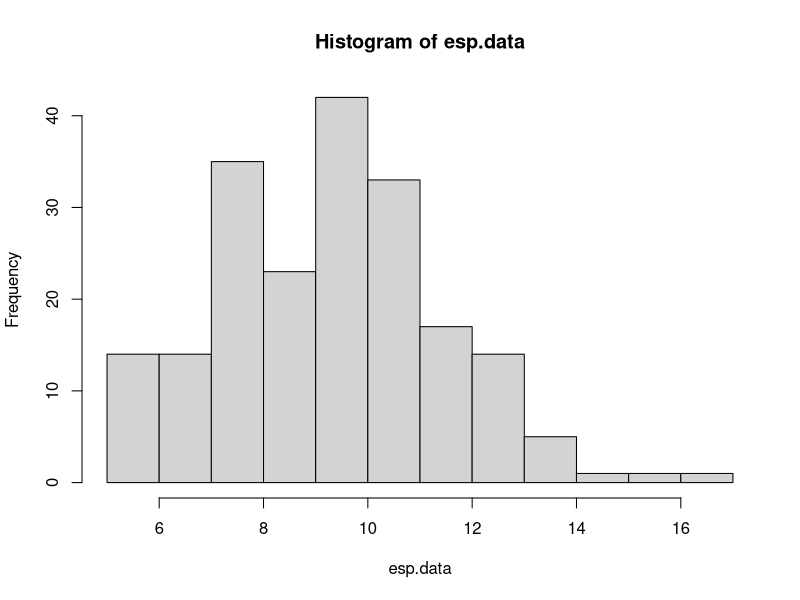
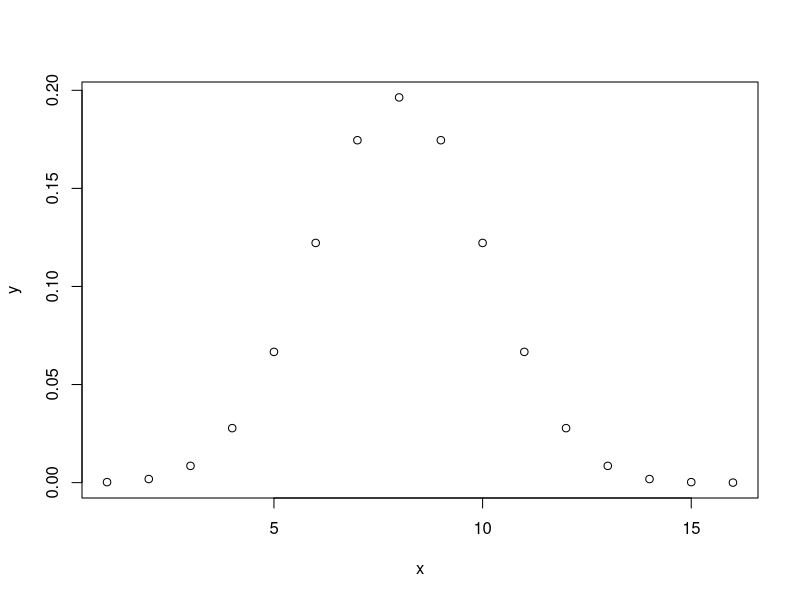
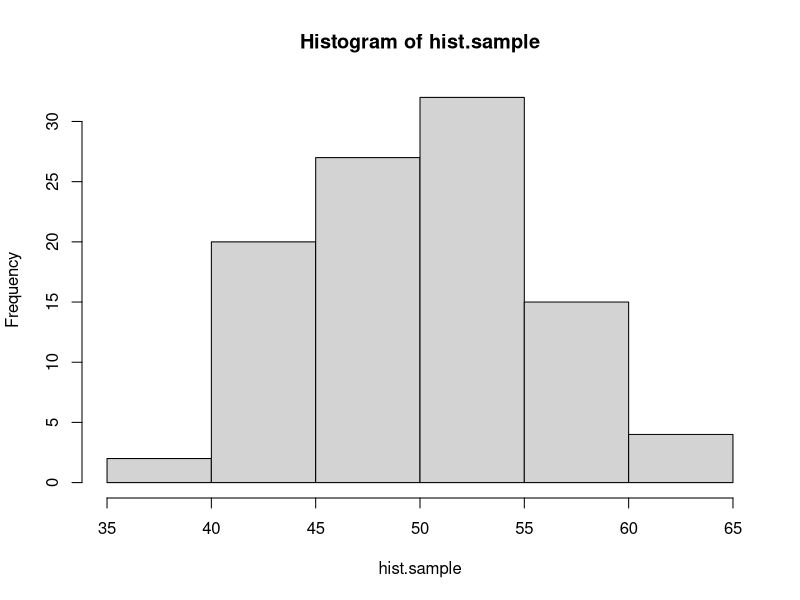
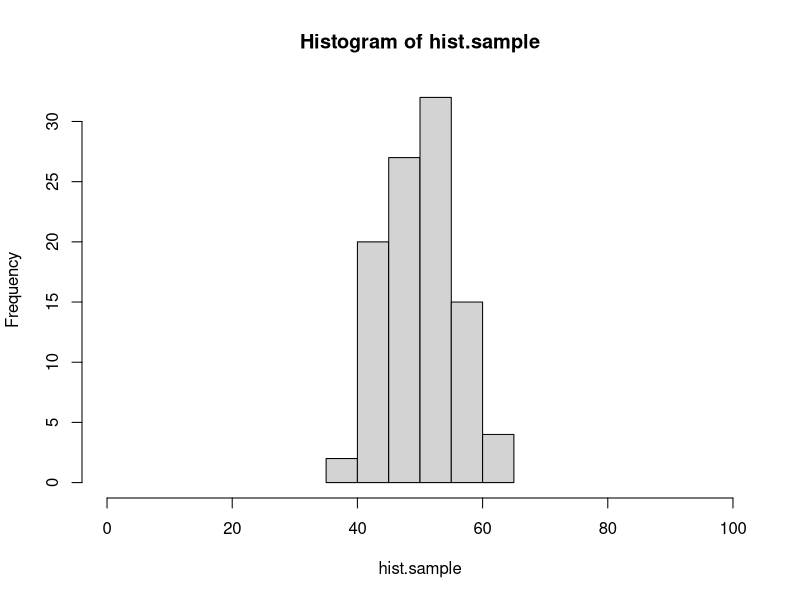

Source code (R) for these figures, in order: (Note: this script raises an error after producing the figures.)
#### practice with probability distributions ####

# calculating the likelihood requires understanding how to work
# with probability distributions. let's start with the binomial
# distribution.

# the binomial distribution describes the number of "success" in
# some number of "trials" given some probability of success. it 
# is the "coin flipping" distribution. 

# in R, we can draw a sample from a binomial distribution with rbinom()
# this isn't the first time you've seen rbinom, but here it is again, 
# with the parameters spelled out. you can try changing these to explore
# how the function works.

number.of.samples <- 2
number.of.trials.per.sample <- 10
probability.of.success <- 0.7

rbinom(number.of.samples, number.of.trials.per.sample, probability.of.success)

# below, use rbinom to create sample data for the following scenario.
# an experiment tests whether subjects have ESP. 100 subjects are each given
# the opportunity to predict whether a randomly generated number is odd or even.
# each subject makes 20 guesses.
# of course, ESP doesn't exist, so the probability of a successful guess is 0.50.
# store the result in a vector called esp.data
number.of.samples <- 2
number.of.trials.per.sample <- 20
probability.of.success <- 0.5

esp.data <-replicate(100,rbinom(number.of.samples, number.of.trials.per.sample, probability.of.success))# answer needed here.

# a quick way to visualize a distribution is with the hist() function:
hist(esp.data)

# what if we want to know the probability of someone getting exactly 10 guesses
# correct out of 20, if they are randomly guessing? for that we use the density
# function of the binomial: dbinom()
 
value.to.check <- 10
number.of.trials <- 20
probability.of.success <- 0.5

dbinom(value.to.check, number.of.trials, probability.of.success)

# use dbinom to find out the probability of someone answering 87 out of 100
# questions correctly, if they have a 0.9 probability of giving a correct answer
# for each individual question.

# answer needed here.

value.to.check <- 87
number.of.trials <- 100
probability.of.success <- 0.9

dbinom(value.to.check, number.of.trials, probability.of.success)
# with dbinom, you can use a vector as the first argument, to check the probability
# of multiple values at the same time:

values <- c(3, 4, 5)
dbinom(values, 8, 0.5)

# using this shortcut, *plot* the full distribution (probability mass function)
# for flipping 16 fair coins, counting the total number of heads.
# hint: create one vector for the different possible outcomes
#       then use dbinom to calculate the probability of all of the elements in the vector


# answer needed here.
value.to.check <-c(1:16)
number.of.trials <- 16
probability.of.success <- 0.5

y<-dbinom(value.to.check, number.of.trials, probability.of.success)
x<-value.to.check
 plot(x,y)
# quick detour #

# here's a quick tip about plot() or hist()
# if you want to change the range on the x-axis, you can use the xlim argument:

hist.sample <- rbinom(100, 100, 0.5)
hist(hist.sample)
hist(hist.sample, xlim=c(0,100)) # compare this plot to the line above.

# the normal distribution ##

# normal (gaussian) distributions are characterized by two parameters: mean and standard deviation
# the mean is the the location of the peak of the distribution, and the sd controls the width.
# the smaller the sd, the more peaked the distribution is in the center.

# like the binomial, there are rnorm() and dnorm() functions.

# generate 100 samples from a normal distribution with mean 0 and standard deviation 10.
# then use hist() to create a histogram of these samples.


# answer needed here.
norm.samples<-replicate(100,rnorm(0,10))
hist(norm.samples) 

# now plot the probability density function of this distribution.
# use the same strategy as you did above with the binomial to find the density of the normal
# distribution with mean 0 and sd 10 for values between -50 and 50. the distribution is continuous
# so, choose a reasonably small step size between values (remember the seq() function).

# answer needed here.
x<-seq(from = -50.0, to= 50.0, by= 0.1)
norm.dist<-dnorm(x,0,10) 

plot(x,norm.dist)

#### practice calculating likelihoods ####

# here's some data from 10 participants in an ESP experiment like the one described
# above. each subject had 20 guesses. the number of correct guesses is reported.

esp.practice.data <- data.frame(subject=1:10, n.correct=c(11,10,6,10,6,12,10,8,9,11))

# calculate the likelihood (regular, not log) for this data for three different values
# of the probability of success parameter: 0.4, 0.5, and 0.6.
# hint: prod() will multiple all elements of a vector together.


# answer needed here.

prod(dbinom(esp.practice.data$n.correct,20,.4))
prod(dbinom(esp.practice.data$n.correct,20,.5))
prod(dbinom(esp.practice.data$n.correct,20,.6))

# which parameter value of those options is most likely?


# answer here.

# 0.5 has a higher likelihood of selecting the sample data from it's distributions
# so we conclude that .5 is more likely
prod(dbinom(esp.practice.data$n.correct,20,.5))

# here is a sample of response times for a single subject from a rapid decision making experiment.
rt.sample <- c(391.5845, 411.9970, 358.6373, 505.3099, 616.2892, 481.0751, 422.3132, 511.7213, 205.2692, 522.3433, 370.1850,
               517.4617, 332.3344, 316.8760, 395.5431, 231.7831, 399.8646, 238.9064, 299.7924, 474.7512, 271.6326, 423.4861,
               379.7867, 212.7789, 233.8291, 472.4591, 534.2131, 453.9655, 408.3443, 352.3001)

# calculate the **log** likelihood for this data assuming that it is generated by a normal
# distribution for each of the following parameters. 
# hint: sum() adds the numbers in a vector. log() is the natural log function, or log=T for dnorm().

# 1) mean 350, sd 50
# answer needed here.

sum(log(dnorm(rt.sample,350,50)))

# 2) mean 400, sd 50
# answer needed here.

sum(log(dnorm(rt.sample,400,50)))

# 3) mean 450, sd 50
# answer needed here.

sum(log(dnorm(rt.sample,450,50)))

# 4) mean 350, sd 100
# answer needed here.

sum(log(dnorm(rt.sample,350,100)))



# 5) mean 400, sd 100
# answer needed here.

sum(log(dnorm(rt.sample,400,100)))

# 6) mean 450, sd 100
# answer needed here.
sum(log(dnorm(rt.sample,450,100)))
# which parameter set has the highest likelihood?

# answer needed here.

#The values with the greatest log likelihood are mean=400, sd=100

# here is a set of data for a subject in a categorization experiment, modeled with GCM.
# calculate the log likelihood of the parameters in the model (which i am not showing you).
# the point here is to know what to do when the model gives you a predicted probability
# of a response, and the data is either that response or not that response.
# hint: add a new column indicating the likelihood of each response, using mapply. then convert to log and add.
# if you do this correctly, the answer is -10.84249.

gcm.practice.data <- data.frame(correct.response = c(T, T, T, T, F, T, T, F, T, T, T, F, F, T, T, F, T, T, T, T),
                                gcm.probability.correct = c(0.84, 0.80, 0.84, 0.80, 0.79, 0.86, 0.89, 0.87, 0.69, 0.85, 0.75,
                                                            0.74, 0.82, 0.85, 0.87, 0.69, 0.83, 0.87, 0.80, 0.76))

# answer needed here.

gcm.practice.data$likelihood<- mapply(function(x,y){
  if(x==TRUE){
    return(y)}
  else{
    return(1-y)}
},gcm.practice.data$correct.response,gcm.practice.data$gcm.probability.correct)

sum(log(gcm.practice.data$likelihood))

#### maximum likelihood estimation ####

# the same search strategies we used for parameter fitting with rmse can be used with likelihoods,
# including grid search.

# here are the number of correct responses each subject gave in an experiment in which they had to
# decide if two images were the same or different. there were 40 trials for each subject
same.diff.data <- c(32, 29, 31, 34, 26, 29, 31, 34, 29, 31, 30, 29, 31, 34, 33, 27, 32, 29, 29, 27)

# we can model this experiment's data as 40 coin flips for each subject. use grid search to plot the likelihood
# function for values of theta (probability of a correct response) between 0.5 and 0.9, in steps of 0.01.
# start by writing a function that calculates the likelihood (not log) for the entire set of data given a value of theta.

# answer needed here.


likelihood<-function(th){
  prod(sapply(same.diff.data,function(x){dbinom(x,40,th)}))
}

# then use sapply to run the function for each possible value of theta in the set. use seq() to generate the
# set of possible values. plot the set of values on the x axis and the corresponding likelihoods on the y axis.

# answer needed here.
theta=seq(from = 0.5, to = 0.9, by = .01)

likelihood.theta<-sapply(theta,likelihood)

install.packages('ggplot2')
library(ggplot2)

plot.theta.likelihood<-data.frame(theta,likelihood.theta)

ggplot(plot.theta.likelihood, aes(x=theta,y=likelihood.theta))+
  geom_point()

best.theta<-plot.theta.likelihood[which.max(plot.theta.likelihood$likelihood.theta),]
# the "true" underlying value i used to generate the data was 0.75. does that match up with the grid search?

#Yes, kind of. It got .76 as best.theta

## mle with optim()

# in this section, you'll do model recovery for a descriptive model of the linear relationship 
# between two continuous variables.

# let's assume that variable y is a linear function of variable x, such that:
# y = 4 + 0.8x

# create a vector of x values from 0 to 100, and the corresponding vector of y values,
# then plot these with x values on the x axis, and y values on the y axis.

# answer needed here.
x<-seq(0:100)
y<-sapply(x,function(dummy){4+0.8*dummy})

plot(x,y)

# now let's assume that the relationship between x and y isn't perfect. there's a bit of random
# noise. add a random sample from a normal distribution with mean 0 and sd 10 to each y value.
# hint: there are 101 y values, so you need 101 samples.

# answer needed here.
noise<-c(rnorm(101,0,10))
y.noise<- y+noise
# plot the data again, with the new noisy y values.

# answer needed here.
plot(x,y.noise)

# there are three parameter values that control this plot,
# the intercept of the line: 4
# the slope of the line: 0.8
# the sd of the normal distribution: 10

# say that we observe a point of data, x = 20 and y = 27.
# the linear equation, y <- 4 + 0.8*x, predicts that when x is 20 y should also be 20.
4 + 0.8*20

# our model of this data assumes that the relationship is not perfect.
# we assume that there is noise so that when x is 20, the most likely value of y should be 4 + 0.8*x,
# but other values of y are possible. we describe the probability of different values of y with a normal
# distribution. when x is 20, then the normal distribution of y values is centered on 20, because the line
# says that y is 4 + 0.8x. using the normal distribution is helpful because it gives us a way to quantify
# how likely a value of 19 is compared to a value of 16, when x is 20.

# here's an example
x.observed <- 20
y.predicted <- 4 + 0.8*x.observed

# to find out the probability of y.observed=20, use dnorm()
# the mean of the normal distribution should be y.predicted (the distribution is centered on the line)
# and the sd of the normal is a parameter we will estimate, but for the demo below, is set to 10.
y.observed <- 20
dnorm(y.observed, y.predicted, 10)

# write the code to see how likely it is that y will be 33 when x is 29? (assuming sd = 10)
# the correct answer is 0.03371799...

# answer needed here.
x.observed<-29
y.predicted <- 4 + 0.8*x.observed

y.observed <- 33
dnorm(y.observed, y.predicted, 10)

# now generalize your solution to compute the likelihood of each value of y that you generated above.
# in other words, write the code that takes a vector of x and y values, and returns the probability
# of each pair given that the relationship between x and y is y <- 4 + 0.8*x and the normal distribution has an sd of 10.

# answer needed here.

likelihood.y.observed<-mapply(function(y.o,y.p){dnorm(y.o,y.p,10)},y.noise,y)

# now generalize your solution one step further. write a function that takes in a vector of parameters,
# where parameters[1] is the intercept, parameters[2] is the slope, and parameters[3] is the sd of the normal,
# and returns the total **negative log likelihood**. remember, we want the negative log likelihood because
# optim() will find the set of parameters that minimizes a function.

# answer needed here.

negative.log.likelihood<-function(parameters){
  intercept<-parameters[1]
  slope<-parameters[2]
  sd<-parameters[3]
  if(sd>0){
  x<-seq(0:100)
  y.pred<-sapply(x,function(x){intercept+(slope*x)})
  y.obs<-y.noise
  gg<-data.frame(x,y.obs)
  likelihood.y.obs<-mapply(function(y.o,y.p){dnorm(y.o,y.p,sd)},y.obs,y.pred)
  return(sum(-log(likelihood.y.obs)))
  }
  else{return(NULL)}
}


negative.log.likelihood(c(1,2,3))

# use optim() and Nelder-Mead to search for the best fitting parameters. remember to ensure that sd > 0
# and return NA if it is not.

# answer needed here.
fit <- optim(c(10,.9,15), negative.log.likelihood, method="Nelder-Mead")
# finally, plot the best fitting line on your points by using the abline() function, and the parameters that optim() found.

# answer needed here.

abline(a=fit$par[1], b=fit$par[2], col='blue')
